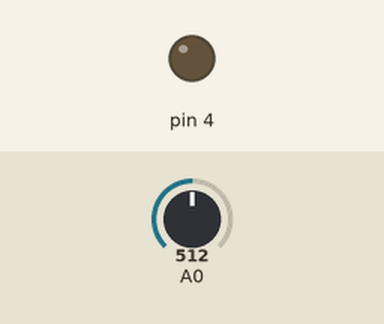
Simulated run of this sketch. Board: Arduino Uno, built with avr-gcc and run on an emulated ATmega328P. On the bench: output pins drawn as LEDs (lit = HIGH). The inputs (shaded band) are chosen by the test bench; at power-on: A0 = 512. What the sketch prints to the serial monitor is not drawn.

Above: at 0.1 s.
At 1.1 s:
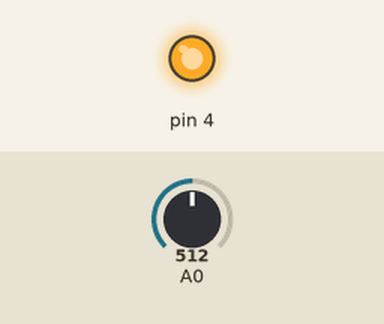
Timing chart, 0 to 2.6 s (numbered marks = the images above):
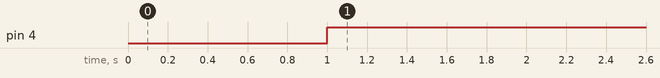

The sketch:

lesson_6.ino
```cpp
int celsius;
int sensor = A0;

 void setup()
{
 Serial.begin (9600);
   pinMode (4, OUTPUT);
  pinMode (A0, INPUT);
 }

void loop()
{
  sensor = analogRead (A0);
  celsius = map (((analogRead(A0) - 20) * 3.04), 0, 1023, -40, 125);
  Serial.println (celsius);
  Serial.print ("Temperatura = ");
  delay (1000);

  if (analogRead (A0) >= 225){
    digitalWrite (4, HIGH);
  } else{
    digitalWrite (4, LOW);
  }

}
```

Measured:
- by itself, pin 4: LOW → HIGH at 1.0 s
